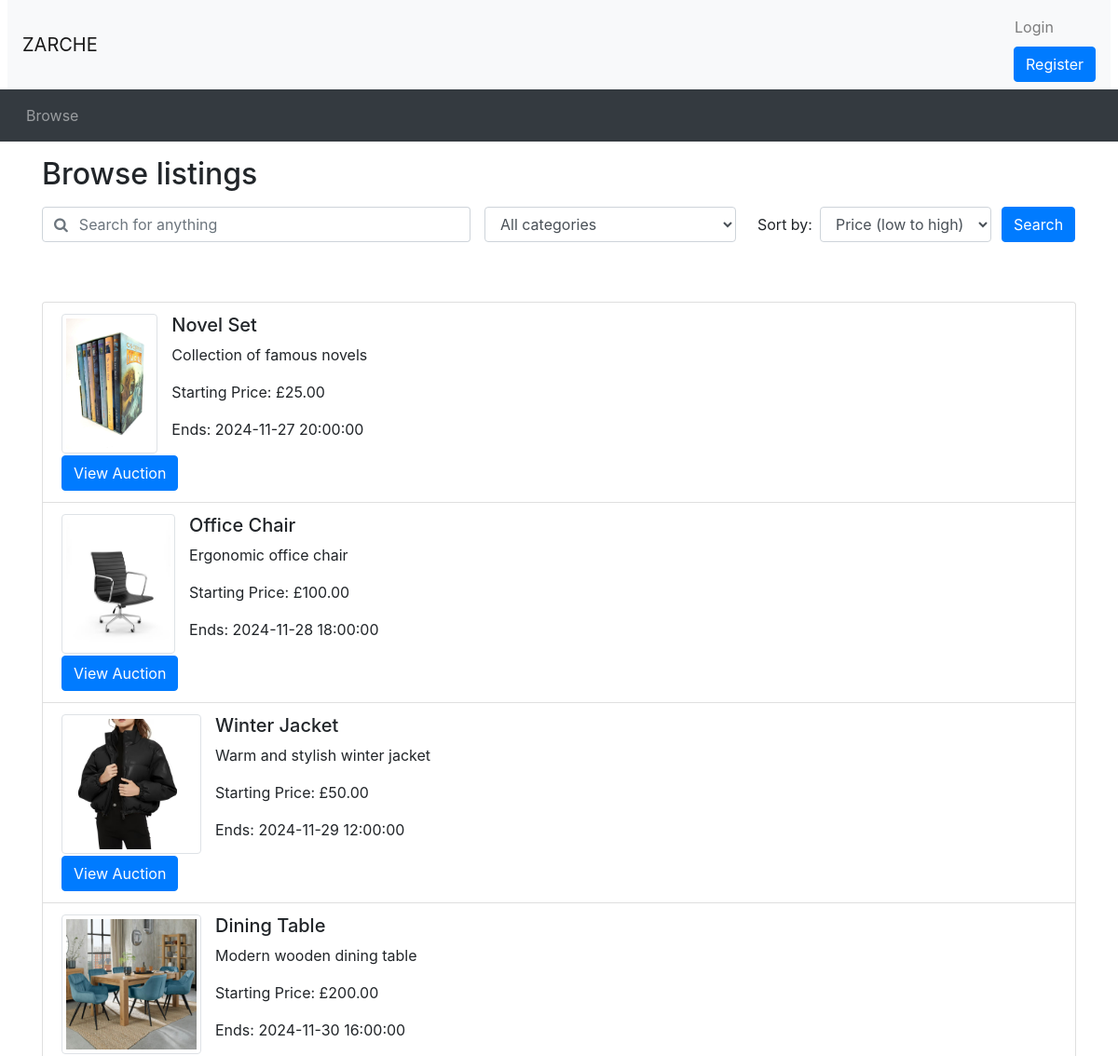
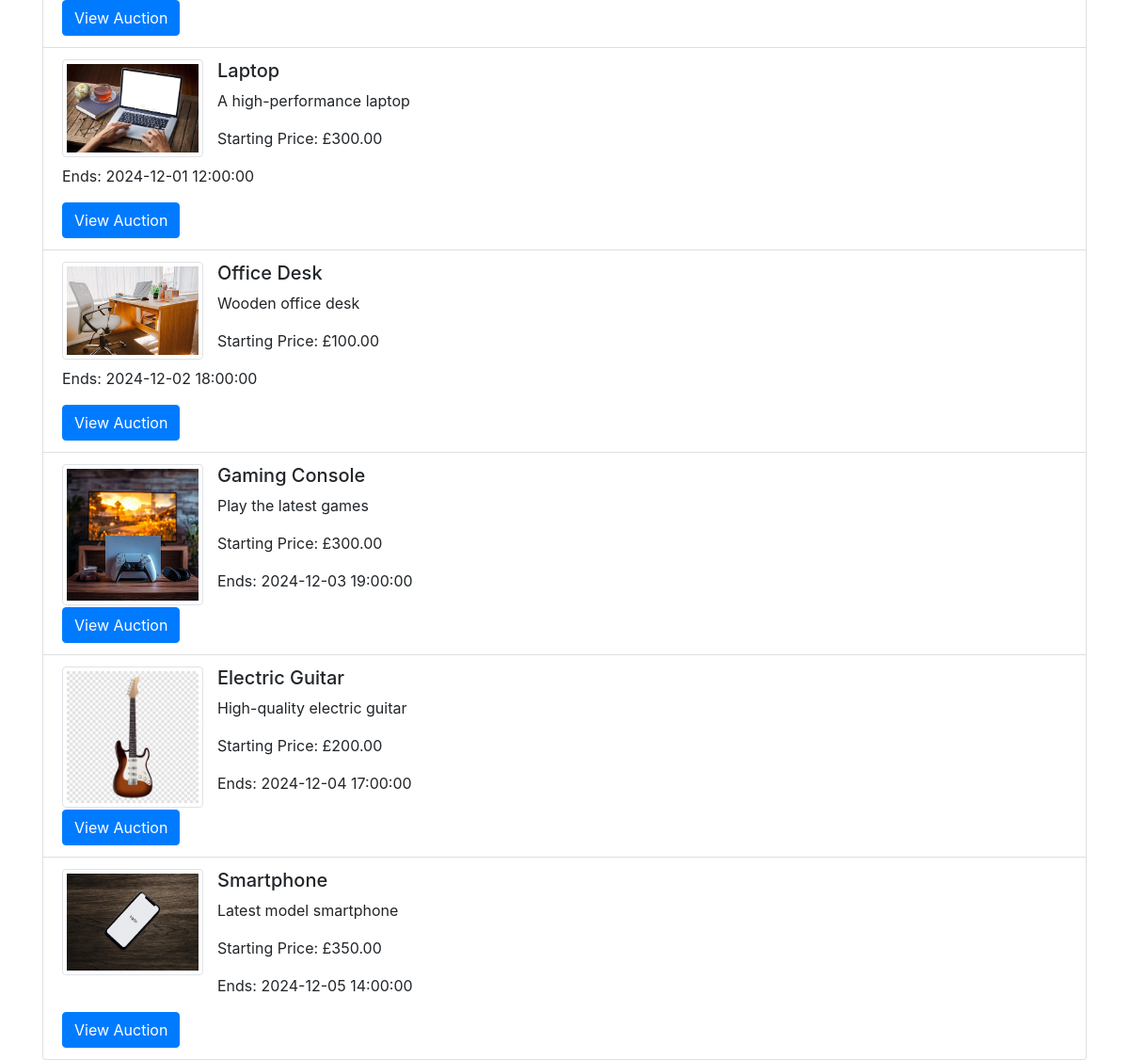
Screenshot of /browse.php with the database file from the repository (2 pictures, top to bottom).
### tables this page shows
CREATE TABLE `Auction` (
  `AuctionID` INT AUTO_INCREMENT PRIMARY KEY,
  `UserID` INT,
  `ItemName` VARCHAR(255) NOT NULL,
  `Description` VARCHAR(255) NOT NULL,
  `CategoryID` INT,
  `ReservePrice` DECIMAL(10, 2),
  `StartPrice` DECIMAL(10, 2),
  `EndDate` DATETIME,
  `Views` INT DEFAULT 0,
  `Image` VARCHAR(255),
  FOREIGN KEY (`UserID`) REFERENCES `Users`(`UserID`) ON DELETE CASCADE,
  FOREIGN KEY (`CategoryID`) REFERENCES `Category`(`CategoryID`) ON DELETE CASCADE
);

### browse.php (the view, shortened to what this page needs)
<?php include_once("header.php")?>
<?php require("utilities.php")?>
<div class="container">
<h2 class="my-3">Browse listings</h2>
<div id="searchSpecs">
<form method="get" action="browse.php">
  <div class="row">
    <div class="col-md-5 pr-0">
      <div class="form-group">
	    <div class="input-group">
          <div class="input-group-prepend">
            <span class="input-group-text bg-transparent pr-0 text-muted">
              <i class="fa fa-search"></i>
            </span>
          </div>
          <input type="text" class="form-control border-left-0" id="keyword" name="keyword" placeholder="Search for anything" value="<?php echo isset($_GET['keyword']) ? htmlspecialchars($_GET['keyword']) : ''; ?>">
        </div>
      </div>
    </div>
    <div class="col-md-3 pr-0">
      <div class="form-group">
        <select class="form-control" id="cat" name="cat">
          <option selected value="all">All categories</option>
        </select>
      </div>
    </div>
    <div class="col-md-3 pr-0">
      <div class="form-inline">
        <label class="mx-2" for="order_by">Sort by:</label>
        <select class="form-control" id="order_by" name="order_by">
          <option selected value="pricelow" <?php echo isset($_GET['order_by']) && $_GET['order_by'] == 'pricelow' ? 'selected' : ''; ?>>Price (low to high)</option>
        </select>
      </div>
    </div>
    <div class="col-md-1 px-0">
      <button type="submit" class="btn btn-primary">Search</button>
    </div>
  </div>
</form>
</div>
</div>
<?php
$ordering = isset($_GET['order_by']) ? $_GET['order_by'] : 'date';
$sql = "SELECT AuctionID, ItemName, Description, StartPrice, EndDate, Image FROM Auction WHERE EndDate > NOW()";
switch ($ordering) {
    case 'date':
        $sql .= " ORDER BY EndDate ASC";
        break;
}
$stmt = $conn->prepare($sql);
$stmt->execute();
$result = $stmt->get_result();
?>
<div class="container mt-5">
<ul class="list-group">
<?php
while ($row = $result->fetch_assoc()) {
    $auctionID = $row['AuctionID'];
    $itemName = htmlspecialchars($row['ItemName']);
    $description = htmlspecialchars($row['Description']);
    $startPrice = number_format($row['StartPrice'], 2);
    $endDate = new DateTime($row['EndDate']);
    $formattedDate = $endDate->format('Y-m-d H:i:s');
    $image = htmlspecialchars($row['Image']);
    echo "<li class='list-group-item'>";
    if (!empty($image)) {
        echo "<img src='$image' alt='$itemName' class='img-thumbnail' style='max-width: 150px; max-height: 150px; float: left; margin-right: 15px;'>";
    }
    echo "<h5>$itemName</h5>";
    echo "<p>$description</p>";
    echo "<p>Starting Price: £$startPrice</p>";
    echo "<p>Ends: $formattedDate</p>";
    echo "<a href='auction_details.php?auctionID=$auctionID' class='btn btn-primary'>View Auction</a>";
    echo "</li>";
}
?>
</ul>
</div>
<?php include_once("footer.php")?>

### header.php (shortened to what this page needs)
<!doctype html>
<html lang="en">
<head>
  <link rel="stylesheet" href="css/bootstrap.min.css">
  <link rel="stylesheet" href="https://cdnjs.cloudflare.com/ajax/libs/font-awesome/4.7.0/css/font-awesome.min.css">
  <link rel="stylesheet" href="css/custom.css">
</head>
<body>
<nav class="navbar navbar-expand-lg navbar-light bg-light mx-2">
  <a class="navbar-brand" href="#">ZARCHE </a>
  <ul class="navbar-nav ml-auto">
    <li class="nav-item">
      <?php
      if (isset($_SESSION['logged_in']) && $_SESSION['logged_in'] == true) {
          echo '<span class="navbar-text mr-3">Welcome, ' . htmlspecialchars($_SESSION['Username']) . '</span>';
          echo '<a class="nav-link" href="logout.php">Logout</a>';
      } else {
          echo '<button type="button" class="btn nav-link" data-toggle="modal" data-target="#loginModal">Login</button>';
          echo '<a href="register.php" class="btn btn-primary ml-2">Register</a>';
      }
      ?>
    </li>
  </ul>
</nav>
<nav class="navbar navbar-expand-lg navbar-dark bg-dark">
  <ul class="navbar-nav align-middle">
    <li class="nav-item mx-1">
      <a class="nav-link" href="browse.php">Browse</a>
    </li>
  </ul>
</nav>

### footer.php (shortened to what this page needs)
</body>
</html>

### rows the page displays
auction: Image (picture), ItemName "Novel Set", Description "Collection of famous novels", StartPrice "25.00", EndDate "2024-11-27 20:00:00"
auction: Image (picture), ItemName "Office Chair", Description "Ergonomic office chair", StartPrice "100.00", EndDate "2024-11-28 18:00:00"
auction: Image (picture), ItemName "Winter Jacket", Description "Warm and stylish winter jacket", StartPrice "50.00", EndDate "2024-11-29 12:00:00"
auction: Image (picture), ItemName "Dining Table", Description "Modern wooden dining table", StartPrice "200.00", EndDate "2024-11-30 16:00:00"
auction: Image (picture), ItemName "Laptop", Description "A high-performance laptop", StartPrice "300.00", EndDate "2024-12-01 12:00:00"
auction: Image (picture), ItemName "Office Desk", Description "Wooden office desk", StartPrice "100.00", EndDate "2024-12-02 18:00:00"
auction: Image (picture), ItemName "Gaming Console", Description "Play the latest games", StartPrice "300.00", EndDate "2024-12-03 19:00:00"
auction: Image (picture), ItemName "Electric Guitar", Description "High-quality electric guitar", StartPrice "200.00", EndDate "2024-12-04 17:00:00"
auction: Image (picture), ItemName "Smartphone", Description "Latest model smartphone", StartPrice "350.00", EndDate "2024-12-05 14:00:00"
